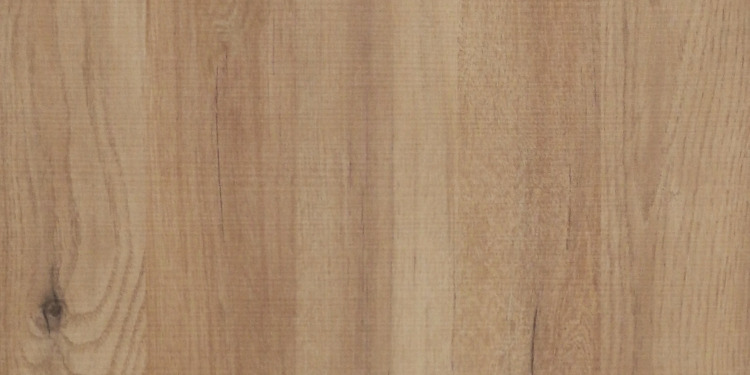
#> input picture jsac/envs/rl_chemist/assets/holder/oak.png, 750 x 375 px
$ python hsv_threshold_gui.py ../rl_chemist/assets/holder/oak.png
#> lines starting #> are read from the running program, lines starting #| are printed output that depends on the picture
# Preview: https://raw.githubusercontent.com/FedericoPonzi/LegoLab/master/media/hsv-colour.png
import time
import cv2
import sys

import numpy as np
from fast_cam import FastCamera

def nothing(x):
    pass

useCamera=False

# Check if filename is passed
if (len(sys.argv) <= 1) :
    print ("'Usage: python hsvThresholder.py <ImageFilePath>' to ignore camera and use a local image.")
    useCamera = True

# Create a window
cv2.namedWindow('image')

# create trackbars for color change
cv2.createTrackbar('HMin','image',0,255,nothing) # Hue is from 0-179 for Opencv, not 255
cv2.createTrackbar('SMin','image',0,255,nothing)
cv2.createTrackbar('VMin','image',0,255,nothing)
cv2.createTrackbar('HMax','image',0,255,nothing)
cv2.createTrackbar('SMax','image',0,255,nothing)
cv2.createTrackbar('VMax','image',0,255,nothing)

# Set default value for MAX HSV trackbars.
cv2.setTrackbarPos('HMax', 'image', 255)
cv2.setTrackbarPos('SMax', 'image', 255)
cv2.setTrackbarPos('VMax', 'image', 255)

# Initialize to check if HSV min/max value changes
hMin = sMin = vMin = hMax = sMax = vMax = 0
phMin = psMin = pvMin = phMax = psMax = pvMax = 0

# Output Image to display
if useCamera:
    cam = FastCamera(res=(1280, 720), dt=0.03)
    waitTime = 30
else:
    img = cv2.imread(sys.argv[1])
#> img is the input picture: shape (375, 750, 3); mean B, G, R 109.1, 138.7, 169.1
    output = img
    waitTime = 33

while(1):

    if useCamera:
        # Capture frame-by-frame
        # ret, img = cap.read()
        img = cam.get_img()

    # get current positions of all trackbars
    hMin = cv2.getTrackbarPos('HMin','image')
    sMin = cv2.getTrackbarPos('SMin','image')
    vMin = cv2.getTrackbarPos('VMin','image')

    hMax = cv2.getTrackbarPos('HMax','image')
    sMax = cv2.getTrackbarPos('SMax','image')
    vMax = cv2.getTrackbarPos('VMax','image')

    # Set minimum and max HSV values to display15
    lower = np.array([hMin, sMin, vMin])
    upper = np.array([hMax, sMax, vMax])

    # Create HSV Image and threshold into a range.
    hsv = cv2.cvtColor(img, cv2.COLOR_BGR2HSV)
#> hsv: shape (375, 750, 3); mean H, S, V 14.9, 90.7, 169.1
    mask = cv2.inRange(hsv, lower, upper)
#> mask: shape (375, 750); every value is 255
    output = cv2.bitwise_and(img,img, mask= mask)
    gray = cv2.cvtColor(output, cv2.COLOR_BGR2GRAY)
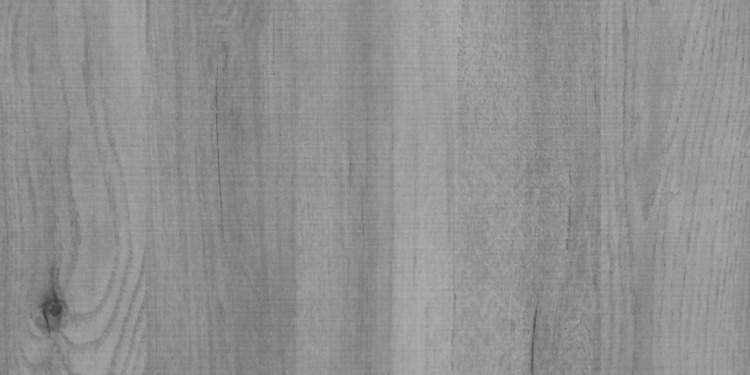
#> gray: shape (375, 750); min 60, max 174, mean 144.5
    (thresh, blackAndWhiteImage) = cv2.threshold(gray, 10, 255, cv2.THRESH_BINARY)
    contours, _ = cv2.findContours(blackAndWhiteImage, cv2.RETR_TREE, cv2.CHAIN_APPROX_SIMPLE)
#> contours = [[[0, 0], [0, 374], [749, 374], [749, 0]]]
    cv2.fillPoly(blackAndWhiteImage, pts=contours, color=(255, 255, 255))
    target_size = np.sum(blackAndWhiteImage/255.) / blackAndWhiteImage.size
#> target_size = 1
    #print('target size:', target_size)

    # Print if there is a change in HSV value
    if( (phMin != hMin) | (psMin != sMin) | (pvMin != vMin) | (phMax != hMax) | (psMax != sMax) | (pvMax != vMax) ):
        print("(hMin = %d , sMin = %d, vMin = %d), (hMax = %d , sMax = %d, vMax = %d)" % (hMin , sMin , vMin, hMax, sMax , vMax))
        phMin = hMin
        psMin = sMin
        pvMin = vMin
        phMax = hMax
        psMax = sMax
        pvMax = vMax

    # Display output image
    cv2.imshow('image', output)
    print(np.sum(blackAndWhiteImage/255.)/float(blackAndWhiteImage.size), np.sum(blackAndWhiteImage/255.),
          float(blackAndWhiteImage.size), target_size)
#| 1.0 281250.0 281250.0 1.0

    # Wait longer to prevent freeze for videos.
    if cv2.waitKey(waitTime) & 0xFF == ord('q'):
#> (key q is pressed here)
        break

# Release resources
if useCamera:
    # cap.release()
    pass
cv2.destroyAllWindows()
